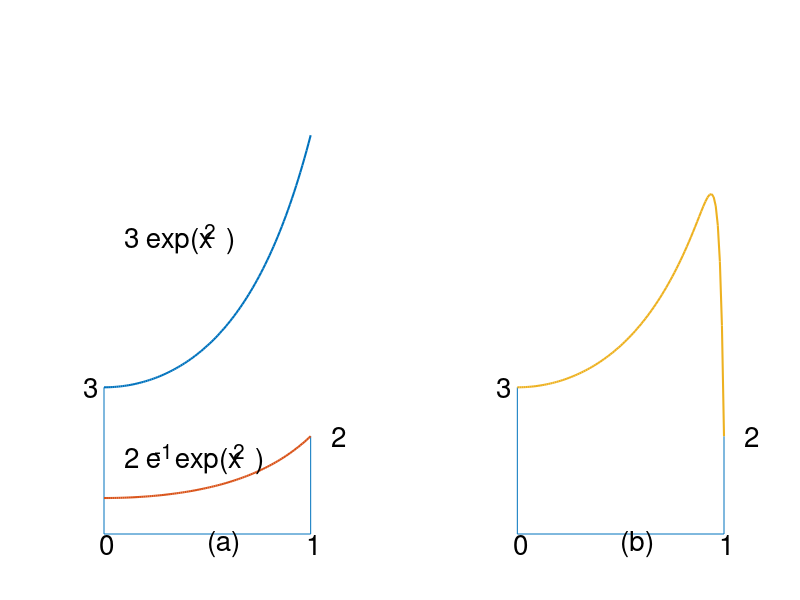

Source code (MATLAB): (Note: this script raises an error after producing the figure.)
q=[0 1];
r=[0 0];
line(q,r)

axis off
hold on


q=[2 3];
r=[0 0];
line(q,r)


q=[1 1];
r=[0 2];
line(q,r)


q=[2 2];
r=[0 3];
line(q,r)

q=[3 3];
r=[0 2];
line(q,r)

q=[0 0];
r=[0 3];
line(q,r)



x=0:.01:1;
y=3.*exp(x.*x);
plot(x,y,'linewidth',1.5);

x=0:.01:1;
y=2.*exp(x.*x-1);
plot(x,y,'linewidth',1.5);

eps=0.02
x=2:.01:3;
y=3.*exp((x-2).*(x-2))-(3.*exp(1)-2).*exp((x-3)./eps);
plot(x,y,'linewidth',1.5);




text(-.02,-.2,'0','fontsize',20)
text(1.98,-.2,'0','fontsize',20)
text(0.98,-.2,'1','fontsize',20)
text(2.98,-.2,'1','fontsize',20)

text(0.5,-.2,'(a)','fontsize',20)
text(2.5,-.2,'(b)','fontsize',20)

text(-.1,3,'3','fontsize',20)
text(1.9,3,'3','fontsize',20)
text(1.1,2,'2','fontsize',20)
text(3.1,2,'2','fontsize',20)

text(.1,6,'3 exp(x  )','fontsize',20)
text(.1,6.2,'                2','fontsize',15)

text(.1,1.5,'2 e  exp(x  )','fontsize',20)
text(.1,1.7,'      -1            2','fontsize',15)

rdot=sprintf('%c',183)
text(-.02,3,rdot,'fontname','symbol','fontweight','bold','fontsize',20)
text(.98,2,rdot,'fontname','symbol','fontweight','bold','fontsize',20)
text(1.98,3,rdot,'fontname','symbol','fontweight','bold','fontsize',20)
text(2.98,2,rdot,'fontname','symbol','fontweight','bold','fontsize',20)


hold off
